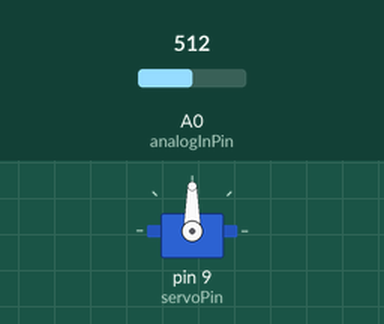
Simulated run of this sketch. Board: Arduino Uno, built with avr-gcc and run on an emulated ATmega328P. Shown: servo. The inputs (shaded band) are chosen by the test bench; at power-on: A0 (analogInPin) = 512.

Above: at 1.2 s.
1.3 s: A0 (analogInPin) set to 587
2.8 s: A0 (analogInPin) set to 613
At 3.7 s:
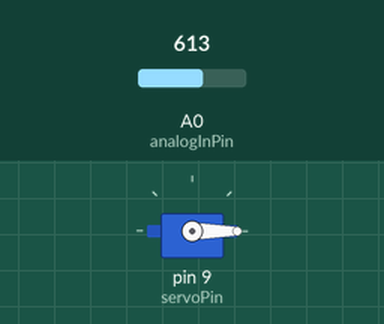
4.3 s: A0 (analogInPin) set to 590
At 4.8 s:
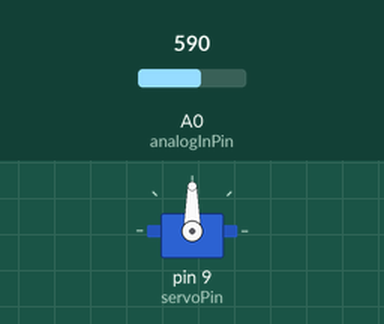
5.8 s: A0 (analogInPin) set to 610
At 7.2 s:
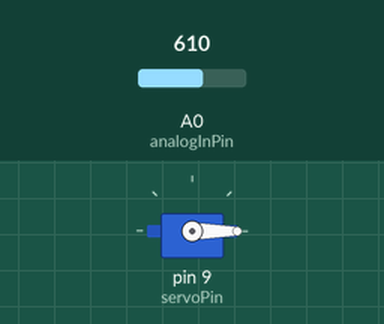
Timing chart, 0 to 8.3 s (numbered marks = the images above; inputs shaded):
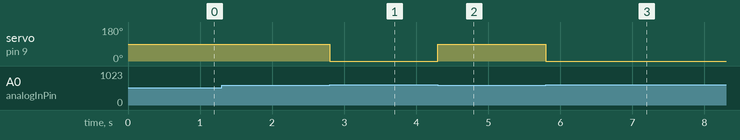

The sketch:

Ultrasonic_Servo.ino
```cpp
#include <Servo.h>
const int analogInPin = A0;
int sensorValue = 0;
int servoPin = 9;
Servo servo;

void setup() {

servo.attach(servoPin);
}

void loop() {

  sensorValue = analogRead(analogInPin);

  if(sensorValue < 600){

    servo.write(90);

   }
   else
   {
    servo.write(0);
   }
  }
```

Measured:
- the behaviour switches between 599 and 600 on A0 (analogInPin) (found by bisection; images 0 and 1)
- after the input at 1.3 s, every drawn part: stays the same
- after the input at 2.8 s, servo on pin 9 (servoPin): 90° → 0° at once
- after the input at 4.3 s, servo on pin 9 (servoPin): 0° → 90° at once
- after the input at 5.8 s, servo on pin 9 (servoPin): 90° → 0° at once
